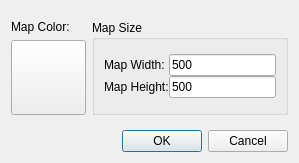
<?xml version="1.0" encoding="UTF-8"?>
<ui version="4.0">
 <class>MapBlankDialog</class>
 <widget class="QDialog" name="MapBlankDialog">
  <property name="geometry">
   <rect>
    <x>0</x>
    <y>0</y>
    <width>299</width>
    <height>163</height>
   </rect>
  </property>
  <property name="windowTitle">
   <string>Configure Blank Map</string>
  </property>
  <property name="styleSheet">
   <string notr="true">background-image: url(:/img/data/parchment.jpg);</string>
  </property>
  <layout class="QVBoxLayout" name="verticalLayout_5">
   <item>
    <spacer name="verticalSpacer_4">
     <property name="orientation">
      <enum>Qt::Vertical</enum>
     </property>
     <property name="sizeHint" stdset="0">
      <size>
       <width>20</width>
       <height>40</height>
      </size>
     </property>
    </spacer>
   </item>
   <item>
    <layout class="QHBoxLayout" name="horizontalLayout_2">
     <item>
      <layout class="QVBoxLayout" name="verticalLayout_4">
       <item>
        <widget class="QLabel" name="label_3">
         <property name="minimumSize">
          <size>
           <width>75</width>
           <height>0</height>
          </size>
         </property>
         <property name="text">
          <string>Map Color:</string>
         </property>
        </widget>
       </item>
       <item>
        <widget class="ColorPushButton" name="btnColor">
         <property name="sizePolicy">
          <sizepolicy hsizetype="Preferred" vsizetype="Preferred">
           <horstretch>0</horstretch>
           <verstretch>0</verstretch>
          </sizepolicy>
         </property>
         <property name="minimumSize">
          <size>
           <width>75</width>
           <height>75</height>
          </size>
         </property>
         <property name="maximumSize">
          <size>
           <width>75</width>
           <height>75</height>
          </size>
         </property>
         <property name="text">
          <string/>
         </property>
         <property name="checkable">
          <bool>false</bool>
         </property>
         <property name="default">
          <bool>false</bool>
         </property>
         <property name="flat">
          <bool>false</bool>
         </property>
        </widget>
       </item>
      </layout>
     </item>
     <item>
      <widget class="QGroupBox" name="groupBox_2">
       <property name="title">
        <string>Map Size</string>
       </property>
       <layout class="QVBoxLayout" name="verticalLayout">
        <item>
         <layout class="QHBoxLayout" name="horizontalLayout">
          <property name="spacing">
           <number>0</number>
          </property>
          <item>
           <layout class="QVBoxLayout" name="verticalLayout_2">
            <item>
             <widget class="QLabel" name="label">
              <property name="text">
               <string>Map Width:</string>
              </property>
             </widget>
            </item>
            <item>
             <widget class="QLabel" name="label_2">
              <property name="text">
               <string>Map Height:</string>
              </property>
             </widget>
            </item>
           </layout>
          </item>
          <item>
           <layout class="QVBoxLayout" name="verticalLayout_3">
            <item>
             <widget class="QLineEdit" name="edtWidth">
              <property name="sizePolicy">
               <sizepolicy hsizetype="Preferred" vsizetype="Fixed">
                <horstretch>0</horstretch>
                <verstretch>0</verstretch>
               </sizepolicy>
              </property>
              <property name="minimumSize">
               <size>
                <width>100</width>
                <height>0</height>
               </size>
              </property>
              <property name="text">
               <string>500</string>
              </property>
             </widget>
            </item>
            <item>
             <widget class="QLineEdit" name="edtHeight">
              <property name="sizePolicy">
               <sizepolicy hsizetype="Preferred" vsizetype="Fixed">
                <horstretch>0</horstretch>
                <verstretch>0</verstretch>
               </sizepolicy>
              </property>
              <property name="minimumSize">
               <size>
                <width>100</width>
                <height>0</height>
               </size>
              </property>
              <property name="text">
               <string>500</string>
              </property>
             </widget>
            </item>
           </layout>
          </item>
         </layout>
        </item>
       </layout>
      </widget>
     </item>
    </layout>
   </item>
   <item>
    <spacer name="verticalSpacer_3">
     <property name="orientation">
      <enum>Qt::Vertical</enum>
     </property>
     <property name="sizeHint" stdset="0">
      <size>
       <width>20</width>
       <height>40</height>
      </size>
     </property>
    </spacer>
   </item>
   <item>
    <widget class="QDialogButtonBox" name="buttonBox">
     <property name="orientation">
      <enum>Qt::Horizontal</enum>
     </property>
     <property name="standardButtons">
      <set>QDialogButtonBox::Cancel|QDialogButtonBox::Ok</set>
     </property>
    </widget>
   </item>
  </layout>
 </widget>
 <customwidgets>
  <customwidget>
   <class>ColorPushButton</class>
   <extends>QPushButton</extends>
   <header>colorpushbutton.h</header>
  </customwidget>
 </customwidgets>
 <resources/>
 <connections>
  <connection>
   <sender>buttonBox</sender>
   <signal>accepted()</signal>
   <receiver>MapBlankDialog</receiver>
   <slot>accept()</slot>
   <hints>
    <hint type="sourcelabel">
     <x>248</x>
     <y>254</y>
    </hint>
    <hint type="destinationlabel">
     <x>157</x>
     <y>274</y>
    </hint>
   </hints>
  </connection>
  <connection>
   <sender>buttonBox</sender>
   <signal>rejected()</signal>
   <receiver>MapBlankDialog</receiver>
   <slot>reject()</slot>
   <hints>
    <hint type="sourcelabel">
     <x>316</x>
     <y>260</y>
    </hint>
    <hint type="destinationlabel">
     <x>286</x>
     <y>274</y>
    </hint>
   </hints>
  </connection>
 </connections>
</ui>
